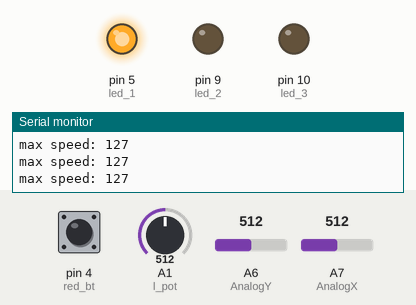
The sketch below on a simulated Arduino Nano, built with avr-gcc and run on an emulated ATmega328P. Shown: output pins drawn as LEDs (lit = HIGH), the last lines printed to the serial monitor. Inputs (shaded band) come from the test bench; at power-on: A1 (l_pot) = 512, pin 4 (red_bt) HIGH, A6 (AnalogY) = 512, A7 (AnalogX) = 512. No radio packets arrive unless stated.

Above: at 1.3 s.
1.4 s: A1 (l_pot) set to 306
4.5 s: pin 4 (red_bt) pulled LOW for 3.2 s
At 4.9 s:
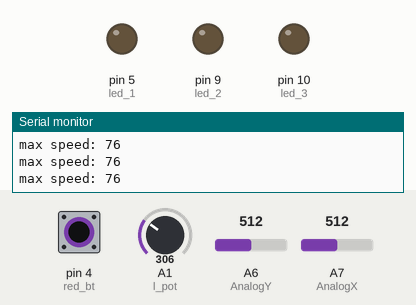
Timing chart, 0 to 9.2 s (numbered marks = the images above; inputs shaded):
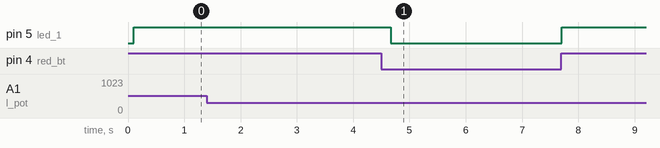

Measured:
- after the input at 4.5 s, pin 5 (led_1): HIGH → LOW after 0.16 s, → HIGH 3.0 s later

The sketch:

RC_CONTROLE_CARRO.ino
```cpp
/*************************** Marlon Nardi ******************************
  Projeto: Programação do Robô Handler V1.0
  Vídeo ensinando a motar: https://www.marlonnardi.com/p/construa-seu-proprio-robo-esteira_23.html
  Loja: https://www.lojamarlonnardi.com/
  Site: https://www.marlonnardi.com/
  Youtube: https://www.youtube.com/marlonnardiw
  Facebook: https://www.facebook.com/professormarlonnardi
************************************************************************/

/******************* Programação do Robô Handler V1.0 ****************/

//======================= Incluindo bilbiotecas ==============================//
#include <SPI.h>
#include <RF24.h>

//========================= Criando objetos =================================//
RF24 radio(7, 8); // CE, CSN // Instancia/cria o objeto Radio para que possamos trabalhar com ele. Também temos que informar os pinos do Arduino conectados ao CE e ao CSN do NRF24L01.


//==================== Nomeando as constantes ==============================//

#define AnalogY A6
#define AnalogX A7
#define AnalogBt 3
#define switch_ctrl 2
#define red_bt 4
#define led_1 5
#define led_2 9
#define led_3 10
#define l_pot A1
#define r_pot A0

//=================== Criando uma estrutura/pacote de dados para a transmissão e recepção de informação através de dois Pipes =======================//

struct EstruturaDadosTXRX
{
  int max_speedM1 = 125;
  int max_speedM2 = 125;
  bool confirm = false;
  int srv_ang = 70;
  int analog_x = 0;
};

typedef struct EstruturaDadosTXRX TipoDosDadosTXRX;
TipoDosDadosTXRX DadosTransmitidos;
TipoDosDadosTXRX DadosRecebidos;

//=================== Declaração de variáveis globáis =======================//
int max_speed = 125;

//=================== Declaração da variável global somente de leitura para armazenas os endereço de leitura e escrita =======================//
//Endereço: 0         1
const byte Enderecos[][6] = {"00001", "00002"};//Criamos um vetor constante do tipo Byte que terá duas posições, pois precisamos de um endereço para escrever e outro para ler. Apesar do
//endereço ter somete 5 números, declaramos 6 para que o comppilador adicione o caracter null \0 automaticamente.

void setup() {
  //==================== Declaração de entradas e saídas ========================//
  pinMode(AnalogX, INPUT);
  pinMode(AnalogY, INPUT);
  pinMode(red_bt, INPUT_PULLUP); //BOTÃO DE ESTADO IGUAL SWITCH
  pinMode(switch_ctrl, INPUT_PULLUP); //0= off, 1= on
  pinMode(r_pot, INPUT);
  pinMode(l_pot, INPUT);
  pinMode(led_1, OUTPUT);
  pinMode(led_2, OUTPUT);
  pinMode(led_3, OUTPUT);
  //================== Configurações iniciais do NRF24L01 ======================//
  radio.begin();// Inicia o transceptor NRF24L01
  Serial.begin(9600);
  radio.openWritingPipe(Enderecos[0]); // Informamos para o transceptor qual é o endereço de escrita Enderecos[0] ou 00001 e abrimos o Pipe/Tubo.
  radio.openReadingPipe(1, Enderecos[1]); // Informamos para o transceptor qual é o endereço de leitura Enderecos[1] ou 00002 e abrimos o Pipe/Tubo. Esse primeiro parâmentro, o número 1,
  //define o número do Pipe. Podemos utilizar 6 Pipes, de 0 à 5.
  radio.setPALevel(RF24_PA_MAX); // Muda o PA para potência máxima de transmissão. Para potência minima: RF24_PA_MIN Para potência média: RF24_PA_HIGH Para potência máxima (recomendado para o módulo com etapa amplificadora e antena): RF24_PA_MAX
  radio.setDataRate(RF24_250KBPS); // Mudamos a taxa de trasnferência de dados para 250 Kbps, isso melhora a distância na transmissão.
  radio.stopListening();
  delay(100);
}


void loop() {
  if (digitalRead(red_bt)) {
    digitalWrite(led_1, HIGH);
    max_speed = map(analogRead(l_pot), 0, 1023, 0, 255);
    Serial.print("max speed: ");
    Serial.println(max_speed);
    delay(500);
    digitalWrite(led_1, LOW);
  }

  //========================= Trasmitindo os dados ===========================//
  int val_x = analogRead(AnalogX);
  int val_y = analogRead(AnalogY); //Y controla servo
  DadosRecebidos.analog_x = val_x;
  DadosRecebidos.srv_ang = map(val_y, 0, 1023, 0, 180);

  if (val_y < 450) { //virando esquerda
    DadosRecebidos.max_speedM2 = max_speed / 2;
    DadosRecebidos.max_speedM1 = max_speed;
  }
  else if (val_y > 550) {
    DadosRecebidos.max_speedM1 = max_speed / 2;
    DadosRecebidos.max_speedM2 = max_speed;
  }
  else {
    DadosRecebidos.max_speedM1 = max_speed;
    DadosRecebidos.max_speedM2 = max_speed;
  }


  radio.write(&DadosRecebidos, sizeof(TipoDosDadosTXRX));// Transmite/escreve os dados para o outro rádio. DadosTransmitidos = Informação que queremos enviar. TipoDosDadosTXRX: Tamanho dessa variável.
  delay(5);
}
```
